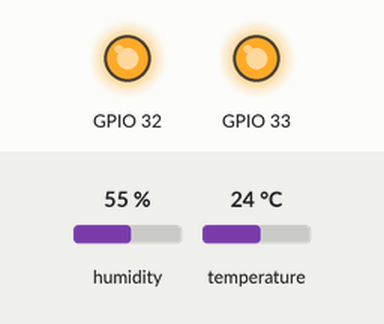
The sketch below on a simulated ESP32. Parts: output pins drawn as LEDs (lit = HIGH). Inputs (shaded band) come from the test bench; at power-on: humidity 55 %, temperature 24 °C. WiFi joins after 1.5 s; servers stay silent unless stated; what the sketch prints to the serial monitor is not drawn.

Above: at 3.7 s.
3.8 s: humidity set to 52 %
6.5 s: humidity set to 49 %
At 7.3 s:
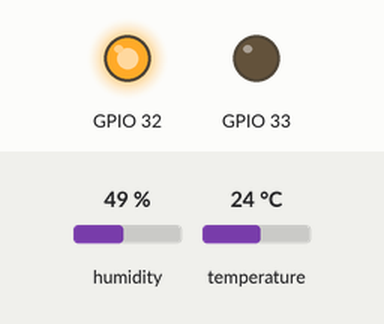
9.2 s: humidity set to 68 %
At 10.9 s:
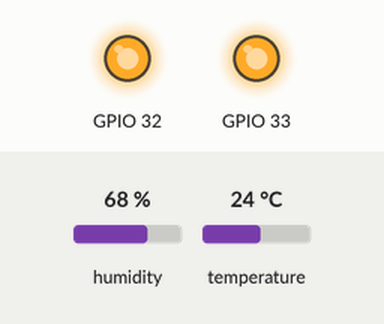
12.1 s: temperature set to 22 °C
14.8 s: temperature set to 19 °C
At 17.8 s:
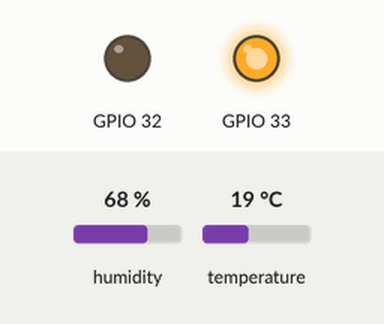
18.1 s: humidity set to 22 %
At 19.3 s:
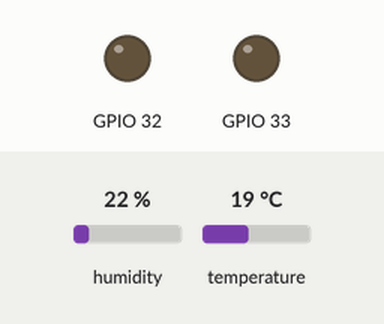
Timing chart, 0 to 21.1 s (numbered marks = the images above; inputs shaded):
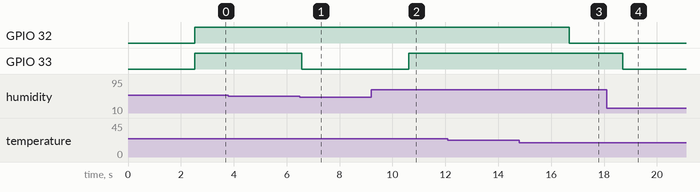

The sketch:

Webserver_Hum.Temp.ino
```cpp
#include <WiFi.h>
#include <WiFiClient.h>
#include <WebServer.h>
#include <DHT.h>

#define DHT_SENSOR_PIN  15 // ESP32 pin GIOP15 connected to DHT11 sensor
#define DHT_SENSOR_TYPE DHT11
DHT dht_sensor(DHT_SENSOR_PIN, DHT_SENSOR_TYPE);

const char* ssid = "TP-Link_0350";
const char* password = "60740311";

WebServer server(80);
String page = "";
float humi;
float tempC;
float tempF;

void setup() {

  pinMode (32, OUTPUT);
  pinMode (33, OUTPUT);

  Serial.begin(115200);
  dht_sensor.begin(); // initialize the DHT sensor

  delay(1000);

  WiFi.begin(ssid, password);
  Serial.println("");
  while (WiFi.status() != WL_CONNECTED) {
    delay(500);
    Serial.print(".");
  }
  Serial.println("");
  Serial.print("IP address: ");
  Serial.println(WiFi.localIP());

 server.on("/", []() {
     page = "<head>"
            "<meta http-equiv=\"refresh\" content=\"3\">"
            "</head>"
            " <body>"
            "<center>"
            " <h1>Temperature | Humidity Sensor</h1>"
            "<h3>Humidity:</h3>"
            "<h4>" + String(humi) + "</h4>"
            "<h3>Temperature(celsius):</h3>"
            "<h4>" + String(tempC) + "</h4>"
            "<h3>Temperature (Farenheit):</h3>"
            "<h4>" + String(tempF) + "</h4></center>";
            "</body>";

    server.send(200, "text/html", page);
  });

  server.begin();
  Serial.println("Web server started!");

}

void loop() {
  // read humidity
  humi  = dht_sensor.readHumidity();
  // read temperature in Celsius
   tempC = dht_sensor.readTemperature();
  // read temperature in Fahrenheit
   tempF = dht_sensor.readTemperature(true);

 //turn Green LED ON if Temperature is above 20°C
   if(tempC>20)
     digitalWrite(32, HIGH);
  else
     digitalWrite(32,  LOW);

//turn red LED on if Humidity is above 50%
  if(humi>50)
     digitalWrite(33, HIGH);
  else
    digitalWrite(33,  LOW);

  // check whether the reading is successful or not
  if ( isnan(tempC) || isnan(tempF) || isnan(humi)) {    // isnan means not a number
    Serial.println("Failed to read from DHT sensor!");
  }
  else {
    Serial.print("Humidity: ");
    Serial.print(humi);
    Serial.print("%");

    Serial.print("  |  ");

    Serial.print("Temperature: ");
    Serial.print(tempC);
    Serial.print("°C  ~  ");
    Serial.print(tempF);
    Serial.println("°F");
    server.handleClient();
  }

  // wait a 2 seconds between readings
  delay(2000);
}
```

Measured:
- the behaviour switches between 51 and 50 % on humidity (found by bisection; images 0 and 1)
- the behaviour switches between 21 and 20 °C on temperature (found by bisection; images 2 and 3)
- after the input at 3.8 s, every drawn part: stays the same
- after the input at 6.5 s, GPIO 33: HIGH → LOW after 0.07 s
- after the input at 9.2 s, GPIO 33: LOW → HIGH after 1.4 s
- after the input at 12.1 s, every drawn part: stays the same
- after the input at 14.8 s, GPIO 32: HIGH → LOW after 1.9 s
- after the input at 18.1 s, GPIO 33: HIGH → LOW after 0.62 s
